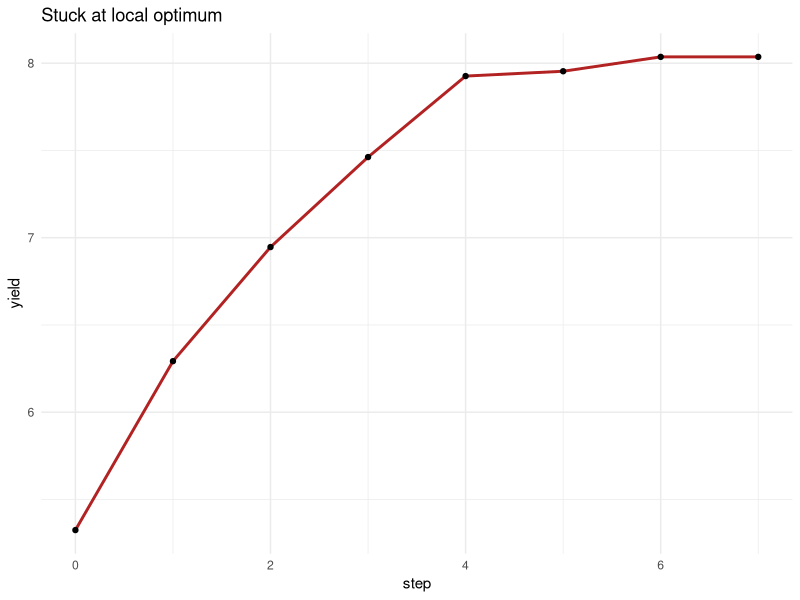

Generate this figure with R:
## ---- chunk 1
knitr::opts_chunk$set(echo = TRUE, message = FALSE, warning = FALSE)
## ---- chunk 2
library(tidyverse)
df <- read_csv("../data/bc_full_factorial_dataset.csv", show_col_types = FALSE)
cond_stats <- df %>%
  group_by(condition_id) %>%
  summarise(mean_yield = mean(BC_yield_gL),
            pH = first(pH), Temp_C = first(Temp_C), RPM = first(RPM),
            Inoculum_pct = first(Inoculum_pct), Sugar_gL = first(Sugar_gL),
            .groups = "drop")

levels_list <- list(
  pH = c(4.0, 4.5, 5.0, 5.5, 6.0), Temp_C = c(25, 27.5, 30, 32.5, 35),
  RPM = c(50, 87.5, 125, 162.5, 200), Inoculum_pct = c(5, 7.5, 10, 12.5, 15),
  Sugar_gL = c(20, 30, 40, 50, 60)
)

get_neighbours <- function(cond_row) {
  neighbours <- list()
  for (f in names(levels_list)) {
    vals <- levels_list[[f]]
    idx <- which(vals == cond_row[[f]])
    for (delta in c(-1, 1)) {
      new_idx <- idx + delta
      if (new_idx >= 1 && new_idx <= length(vals)) {
        new_row <- cond_row; new_row[[f]] <- vals[new_idx]
        neighbours <- c(neighbours, list(new_row))
      }
    }
  }
  bind_rows(neighbours)
}

hill_climb <- function(start_id, max_steps = 100) {
  current <- cond_stats %>% filter(condition_id == start_id)
  for (step in 1:max_steps) {
    matched <- get_neighbours(current) %>%
      left_join(cond_stats %>% select(pH, Temp_C, RPM, Inoculum_pct, Sugar_gL, ny = mean_yield),
                by = c("pH","Temp_C","RPM","Inoculum_pct","Sugar_gL"))
    best_n <- matched %>% filter(ny == max(ny, na.rm = TRUE))
    if (best_n$ny > current$mean_yield) {
      current <- cond_stats %>%
        filter(pH == best_n$pH, Temp_C == best_n$Temp_C, RPM == best_n$RPM,
               Inoculum_pct == best_n$Inoculum_pct, Sugar_gL == best_n$Sugar_gL)
    } else break
  }
  current
}
## ---- chunk 3
set.seed(42)
starts <- sample(cond_stats$condition_id, 50)
global_best <- max(cond_stats$mean_yield)
n_reached <- sum(sapply(starts, function(s) hill_climb(s)$mean_yield >= global_best - 0.01))
cat(sprintf("Reached global optimum: %d / 50 restarts\n", n_reached))
## ---- chunk 4
set.seed(7)
current <- cond_stats %>% slice_sample(n = 1)
path <- tibble(step = 0, yield = current$mean_yield)
for (s in 1:50) {
  matched <- get_neighbours(current) %>%
    left_join(cond_stats %>% select(pH, Temp_C, RPM, Inoculum_pct, Sugar_gL, ny = mean_yield),
              by = c("pH","Temp_C","RPM","Inoculum_pct","Sugar_gL"))
  best_n <- matched %>% filter(ny == max(ny, na.rm = TRUE))
  if (best_n$ny > current$mean_yield) {
    current <- cond_stats %>% filter(pH == best_n$pH, Temp_C == best_n$Temp_C,
      RPM == best_n$RPM, Inoculum_pct == best_n$Inoculum_pct, Sugar_gL == best_n$Sugar_gL)
    path <- bind_rows(path, tibble(step = s, yield = current$mean_yield))
  } else { path <- bind_rows(path, tibble(step = s, yield = current$mean_yield)); break }
}
ggplot(path, aes(x = step, y = yield)) + geom_line(colour = "firebrick", linewidth = 1) +
  geom_point() + labs(title = "Stuck at local optimum") + theme_minimal()
## ---- chunk 5
cat("First-improving vs best-neighbour comparison requires custom implementations;\n")
cat("best-neighbour generally finds higher optima but takes more evaluations per step.\n")
